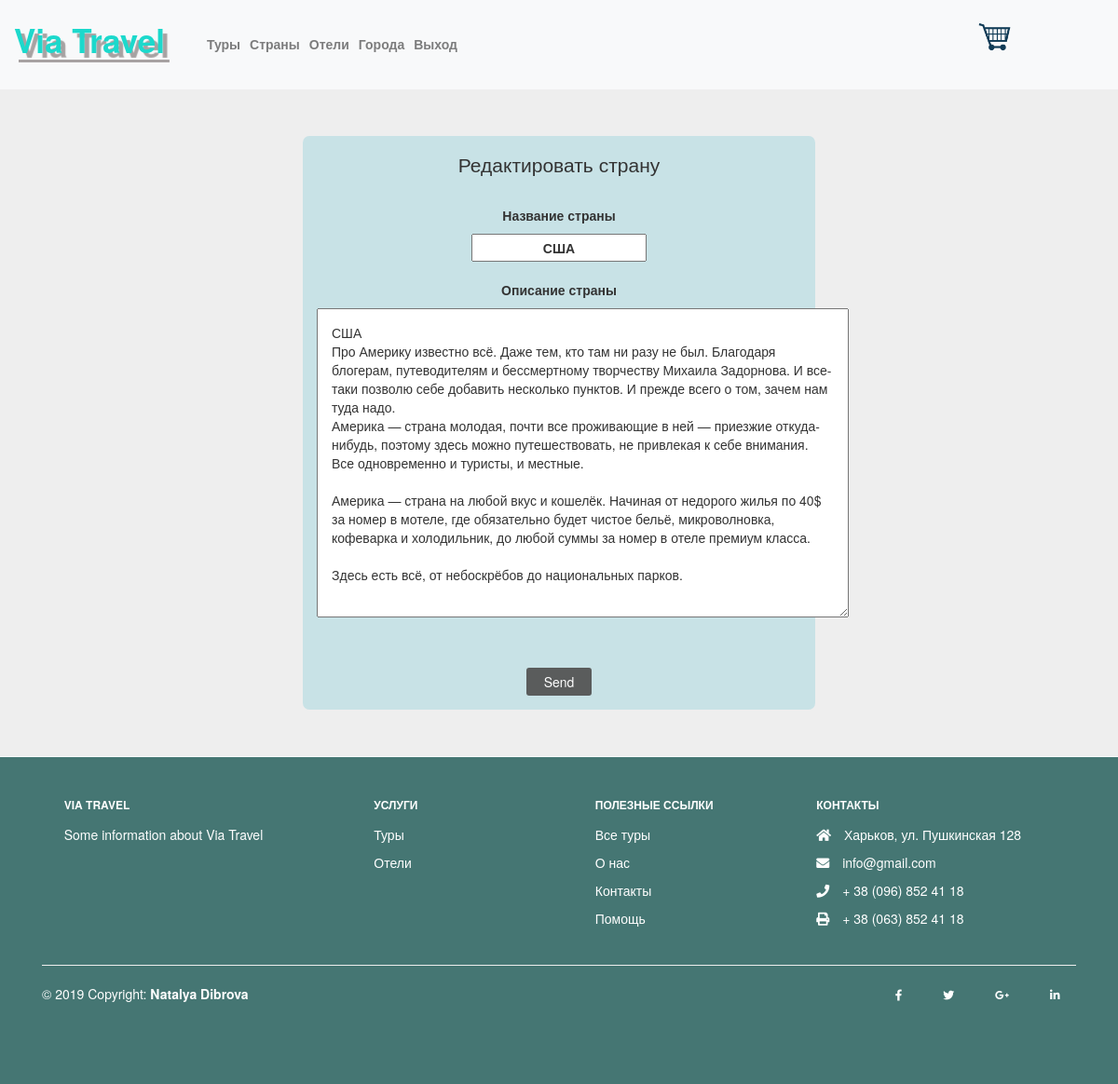
The page /admin/?section=countries&action=editform&id=2 (signed in) on the database its author committed.
### tables this page shows
CREATE TABLE `countries` (
  `id` int(11) NOT NULL,
  `title` text NOT NULL,
  `description` text
);

### admin/lib/controllers/Controller.php (called while the page is built, shortened)
<?php
class Controller{
    public function __construct($db, $logger)
    {
        $this->db = $db;
    }
}

### admin/resources/country/editform.php (the view, shortened to what this page needs)
<form class='editForm' action="?section=countries&action=store" method="post">
   <legend>Редактировать страну</legend>
   <fieldset>
        <label for="title">
            <p>Название страны</p>
            <input type="text" name="title" value="<?=isset($country["title"])?$country["title"]:""?>">
        </label><br>
        <label for="description"><br>
            <p>Описание страны</p>
            <textarea name="description" cols="70" rows="15" ><?=$country["description"]?></textarea>
        </label>
    </fieldset>
    <input  class="submit" type="submit" value="Send">
</form>

### admin/css/style.css (style rules this page uses)
* { margin: 0; padding: 0; }
body { background-color: #eee; }
legend { display: block; margin: 0 auto; text-align: center; border: 0!important; }
label { margin: 0; padding: 0; }
.editForm { margin: 0 auto; padding: 40px; width: 50%; border-radius: 7px; font-size: 14px; padding: 15px; text-indent: 0!important; background-color: rgba(191, 224, 229, 0.79); }
.editForm p { text-align: center; }
.editForm input { padding: 3px; }
.editForm input { text-align: center; }
.editForm .submit { padding: 5px; background-color: #5a5c5c; border-radius: 3px; border: 0; width: 70px; color: #fff; margin-top: 20px; }
.editForm textarea { font-weight: normal; padding: 15px; }
fieldset { margin: 30px auto; }

### rows shown on the page
countries: title "США", description "США Про Америку известно всё. Даже тем, кто там ни разу не был. Благодаря блогерам, путеводителям и бессмертному творчеству Михаила Задорнова. И все-таки позволю себе добавить несколько пунктов. И прежде всего о том, зачем нам туда надо. Америка — страна молодая, почти все проживающие в ней — приезжие откуда-нибудь, поэтому здесь можно путешествовать, не привлекая к себе внимания. Все одновременно и туристы, и местные. Америка — страна на любой вкус и кошелёк. Начиная от недорого жилья по 40$ за номер в мотеле, где обязательно будет чистое бельё, микроволновка, кофеварка и холодильник, до любой суммы за номер в отеле премиум класса. Здесь есть всё, от небоскрёбов до национальных парков."

### other values the page prints
$k "Туры"
$k "Страны"
$k "Отели"
$k "Города"
$k "Выход"
